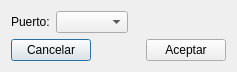
<?xml version="1.0" encoding="UTF-8"?>
<ui version="4.0">
 <class>confPuerto</class>
 <widget class="QDialog" name="confPuerto">
  <property name="geometry">
   <rect>
    <x>0</x>
    <y>0</y>
    <width>237</width>
    <height>71</height>
   </rect>
  </property>
  <property name="windowTitle">
   <string>Dialog</string>
  </property>
  <layout class="QVBoxLayout" name="verticalLayout">
   <item>
    <layout class="QHBoxLayout" name="horizontalLayout">
     <item>
      <widget class="QLabel" name="labPuerto">
       <property name="text">
        <string>Puerto:</string>
       </property>
      </widget>
     </item>
     <item>
      <widget class="QComboBox" name="cmbPuertos"/>
     </item>
     <item>
      <spacer name="horizontalSpacer_2">
       <property name="orientation">
        <enum>Qt::Horizontal</enum>
       </property>
       <property name="sizeHint" stdset="0">
        <size>
         <width>40</width>
         <height>20</height>
        </size>
       </property>
      </spacer>
     </item>
    </layout>
   </item>
   <item>
    <layout class="QHBoxLayout" name="horizontalLayout_2">
     <item>
      <widget class="QPushButton" name="btnCancelar">
       <property name="text">
        <string>Cancelar</string>
       </property>
      </widget>
     </item>
     <item>
      <spacer name="horizontalSpacer">
       <property name="orientation">
        <enum>Qt::Horizontal</enum>
       </property>
       <property name="sizeHint" stdset="0">
        <size>
         <width>40</width>
         <height>20</height>
        </size>
       </property>
      </spacer>
     </item>
     <item>
      <widget class="QPushButton" name="btnAceptar">
       <property name="text">
        <string>Aceptar</string>
       </property>
      </widget>
     </item>
    </layout>
   </item>
  </layout>
 </widget>
 <resources/>
 <connections/>
</ui>
